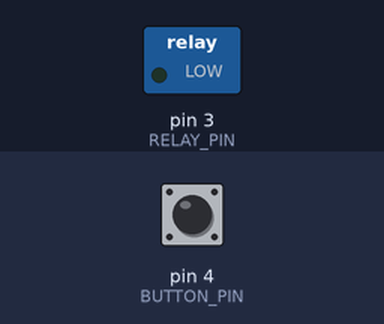
The sketch below on a simulated Arduino Uno, built with avr-gcc and run on an emulated ATmega328P. Shown: switched loads named in the sketch (green lamp = pin HIGH). The test bench sets the inputs (shaded band); at power-on: pin 4 (BUTTON_PIN) LOW.

Above: at 1.2 s.
1.3 s: pin 4 (BUTTON_PIN) pulled HIGH for 0.15 s
At 1.37 s:
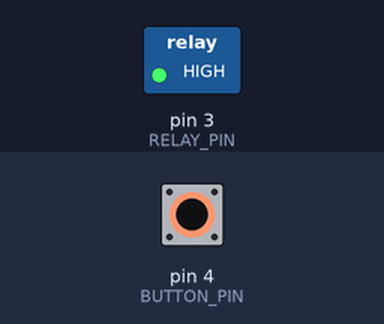
2.9 s: pin 4 (BUTTON_PIN) pulled HIGH for 3.2 s
At 7.3 s:
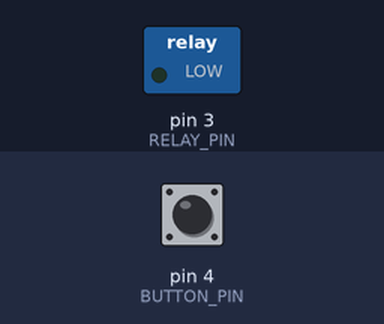
Timing chart, 0 to 8.8 s (numbered marks = the images above; inputs shaded):
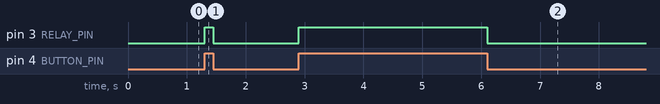

The sketch:

relayWithSomething.ino
```cpp
// (licence header left out)
const int RELAY_PIN = 3;
const int BUTTON_PIN = 4;

void setup() {
    pinMode(RELAY_PIN, OUTPUT);
    pinMode(BUTTON_PIN, INPUT);
}

void loop() {
    if(digitalRead(BUTTON_PIN)){
      digitalWrite(RELAY_PIN, HIGH);
    }
    else {
      digitalWrite(RELAY_PIN, LOW);
    }
}

/// <summary>
/// Turn on of relay.
/// </summary>
void turnOnOfRelay() {
    digitalWrite(RELAY_PIN, HIGH);
    delay(5000);
    digitalWrite(RELAY_PIN, LOW);
    delay(3000);
}
```

Measured:
- after the input at 1.3 s, pin 3 (RELAY_PIN): LOW → HIGH at once, → LOW 0.15 s later
- after the input at 2.9 s, pin 3 (RELAY_PIN): LOW → HIGH at once, → LOW 3.2 s later
